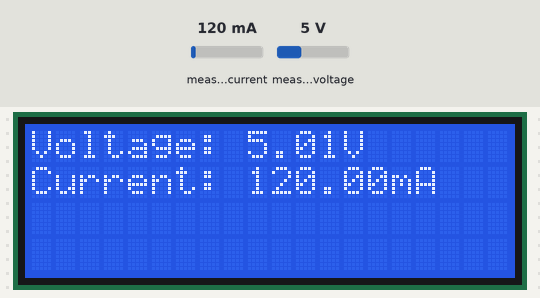
Bench run of a sketch on a simulated Arduino Uno, built with avr-gcc and run on an emulated ATmega328P. Shown: 20×4 character LCD. The inputs (shaded band) are chosen by the test bench; at power-on: measured current 120 mA, measured voltage 5 V. What the sketch prints to the serial monitor is not drawn.

Above: at 5.2 s.
5.3 s: measured current set to 40 mA
At 7.2 s:
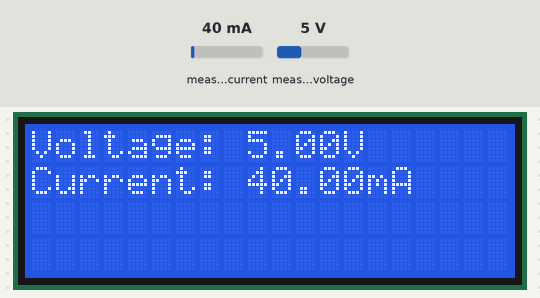
7.6 s: measured voltage set to 0.3 V
At 8.5 s:
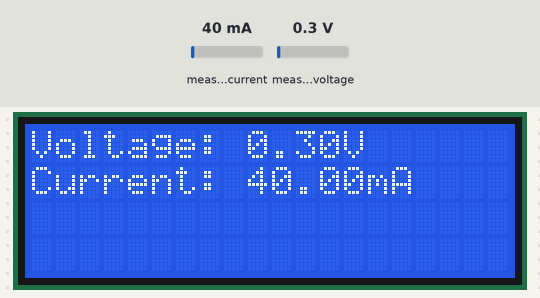
9.6 s: measured current set to 500 mA
At 10.9 s:
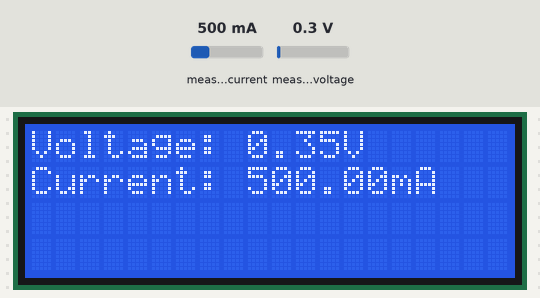
11.6 s: measured voltage set to 3.8 V
At 13.5 s:
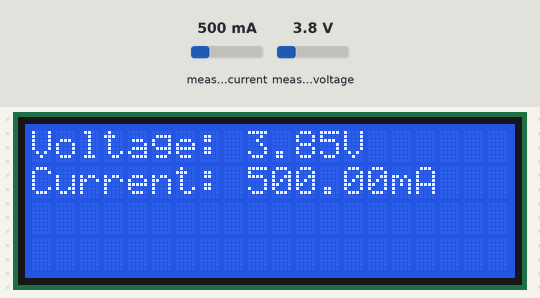
Timing chart, 0 to 14.6 s (numbered marks = the images above; inputs shaded):
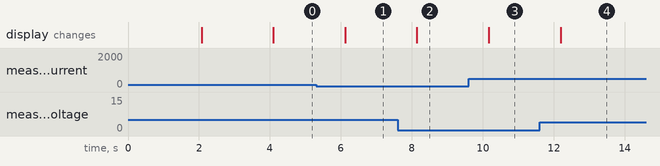

Measured:
- after the input at 5.3 s, the display: changes after 0.82 s (image 1)
- after the input at 7.6 s, the display: changes after 0.54 s (image 2)
- after the input at 9.6 s, the display: changes after 0.57 s (image 3)
- after the input at 11.6 s, the display: changes after 0.60 s (image 4)

The sketch:

ina219.ino
```cpp
#include <Wire.h>
#include <Adafruit_INA219.h>
#include <LiquidCrystal.h> //ELIMINAR LUEGO
LiquidCrystal lcd(2,3,4,5,6,7); //ELIMINAR LUEGO

float shuntv = 0;
float busv = 0;
float current = 0;
float voltage = 0;
float power = 0;

Adafruit_INA219 ina219;
void setup() {
  Serial.begin(9600);
  while(!Serial){
    delay(1);
  }
  //---------------ELIMINAR
  lcd.begin(20,4);
  lcd.setCursor(0,0);
  lcd.print("Vatimetro");
  lcd.setCursor(0,1);
  lcd.print("digital DC");
  delay(2000);
  lcd.clear();
  //-----------------ELIMINAR

  uint32_t currentFrequency;

  if(!ina219.begin()){
//--------------------------Eliminar
    lcd.setCursor(0,0);
    lcd.print("Failed to find");
    lcd.setCursor(0,1);
    lcd.print("INA219 chip");
//-------------------------ELIMINAR
    while(1){delay(10);} //Bucle infinito
  }

  lcd.clear();  //  Eliminar
  ina219.setCalibration_32V_2A();
  //---------------ELIMINAR
  lcd.setCursor(0,0);
  lcd.print("Measuring voltage");
  lcd.setCursor(0,1);
  lcd.print("and current with");
  lcd.setCursor(0,2);
  lcd.print("INA219 ...");
  delay(2000);
  lcd.clear();
  //------------------ELIMINAR
}
void loop() {
  lcd.clear();     //ELIMINAR
  //------------------Sensado de voltaje------------------
  shuntv = ina219.getShuntVoltage_mV();
  busv = ina219.getBusVoltage_V();
  voltage = busv + (shuntv/1000);
  //------------------Sensado de corriente------------------
  current = ina219.getCurrent_mA();
  Serial.print(current);
  Serial.print(",");
  Serial.print(voltage);
  Serial.println();
  //Serial.println(int(current));
  //Serial.println(int(round(voltage)));
  //power = ina219.getPower_mW();
  //int potencia = power/1000;

//----------------------IMPRIMIR VALORES - ELIMINAR ---------------------
  lcd.setCursor(0,0);
  lcd.print("Voltage: "); lcd.print(voltage); lcd.print("V");
  lcd.setCursor(0,1);
  lcd.print("Current: "); lcd.print(current); lcd.print("mA");
  //lcd.setCursor(0,2);
  //lcd.print("Power: "); lcd.print(power); lcd.print("mW");
  //Serial.write(potencia); //Envio serial
//----------------------IMPRIMIR VALORES - ELIMINAR ---------------------

  delay(1000);
}
```
